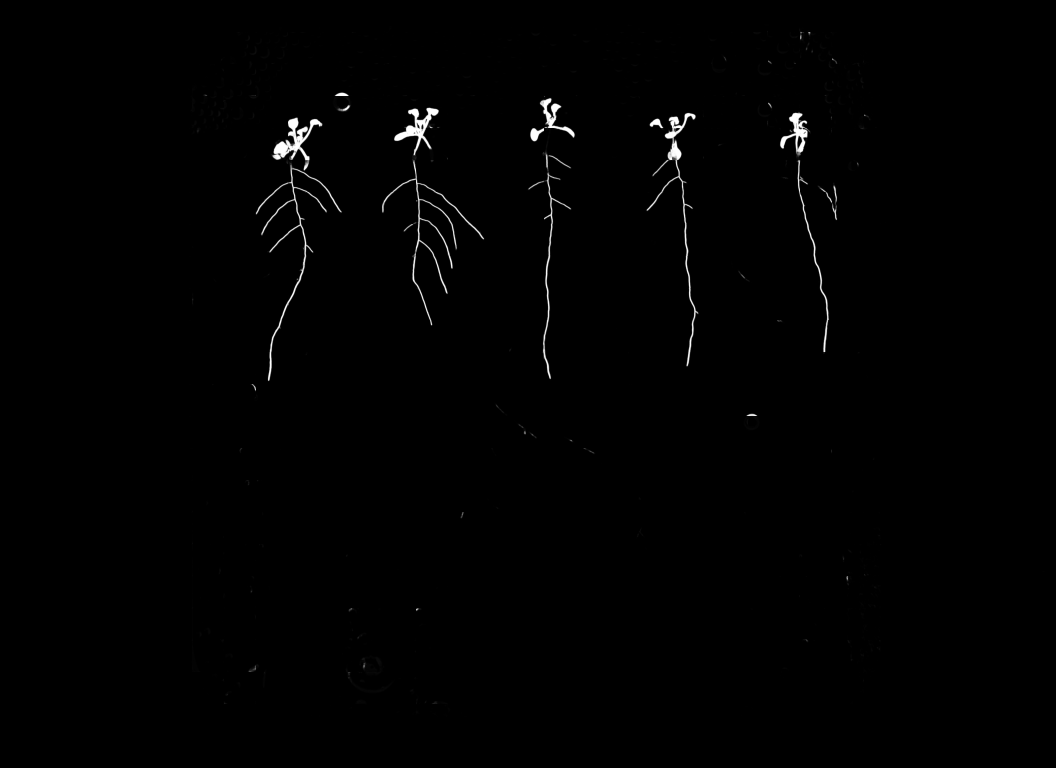
#> input picture Artificial Intelligence Scientist - Computer Vision & Robotics NPEC/1. Computer Vision/Task5/predicted_masks_all/combined_mask_13.png, 4224 x 3072 px, found by its file name (shown at 1/4 size)
$ jupyter execute --allow-errors task_5_tests.ipynb
#> lines starting #> are read from the running program, lines starting #| are printed output that depends on the picture; after the words box and inside, x2 and y2 are one past the last pixel; in counts of white or black regions, pixels touching at a corner belong together
[cell 1]
import cv2
import skimage

import matplotlib.pyplot as plt
import numpy as np

import cv2
import numpy as np
import os

[cell 2]
# Paths to predicted masks for roots, seeds, and shoots
root_mask_path = r'C:\Users\domin\Desktop\Year 2 Block B\2023-24b-fai2-adsai-DominikSzewczyk224180\1. Computer Vision\Task4\predicted_masks\predicted_masks_root'
seed_mask_path = r'C:\Users\domin\Desktop\Year 2 Block B\2023-24b-fai2-adsai-DominikSzewczyk224180\1. Computer Vision\Task4\predicted_masks\predicted_masks_seed'
shoot_mask_path = r'C:\Users\domin\Desktop\Year 2 Block B\2023-24b-fai2-adsai-DominikSzewczyk224180\1. Computer Vision\Task4\predicted_masks\predicted_masks_shoot'

# Function to load masks from a directory
def load_masks_from_directory(directory):
    masks = []
    for filename in os.listdir(directory):
        mask = cv2.imread(os.path.join(directory, filename), cv2.IMREAD_GRAYSCALE)
        masks.append(mask)
    return masks

# Load masks for roots, seeds, and shoots
#> (the rest of this cell did not finish here and is left out)

[cell 3]
# Directories containing the masks
root_directory = r'C:\Users\domin\Desktop\Year 2 Block B\2023-24b-fai2-adsai-DominikSzewczyk224180\1. Computer Vision\Task4\predicted_masks\predicted_masks_root'
seed_directory = r'C:\Users\domin\Desktop\Year 2 Block B\2023-24b-fai2-adsai-DominikSzewczyk224180\1. Computer Vision\Task4\predicted_masks\predicted_masks_seed'
shoot_directory = r'C:\Users\domin\Desktop\Year 2 Block B\2023-24b-fai2-adsai-DominikSzewczyk224180\1. Computer Vision\Task4\predicted_masks\predicted_masks_shoot'

output_directory = r'C:\Users\domin\Desktop\Year 2 Block B\2023-24b-fai2-adsai-DominikSzewczyk224180\1. Computer Vision\Task5\predicted_masks_all'

# Function to combine masks pairwise from each directory and save the results
def combine_pairwise_masks(root_dir, seed_dir, shoot_dir, output_dir):
    root_files = os.listdir(root_dir)
    seed_files = os.listdir(seed_dir)
    shoot_files = os.listdir(shoot_dir)

    num_masks = min(len(root_files), len(seed_files), len(shoot_files))

    for i in range(num_masks):
        root_mask = cv2.imread(os.path.join(root_dir, root_files[i]), cv2.IMREAD_GRAYSCALE)
        seed_mask = cv2.imread(os.path.join(seed_dir, seed_files[i]), cv2.IMREAD_GRAYSCALE)
        shoot_mask = cv2.imread(os.path.join(shoot_dir, shoot_files[i]), cv2.IMREAD_GRAYSCALE)

        combined_mask = cv2.bitwise_or(root_mask, seed_mask)
        combined_mask = cv2.bitwise_or(combined_mask, shoot_mask)

        cv2.imwrite(os.path.join(output_dir, f'combined_mask_{i}.png'), combined_mask)

# Combine masks pairwise from each directory
#> (the rest of this cell did not finish here and is left out)

[cell 4]
plant_1 = cv2.imread(r"C:\Users\domin\Desktop\Year 2 Block B\2023-24b-fai2-adsai-DominikSzewczyk224180\1. Computer Vision\Task5\predicted_masks_all\combined_mask_13.png")
#> plant_1 is the input picture: shape (3072, 4224, 3); min 0, max 255, mean 1.6
plant_1 = cv2.cvtColor(plant_1, cv2.COLOR_BGR2GRAY)
#> plant_1: shape (3072, 4224)
plant_1 = cv2.medianBlur(plant_1, 5)

plant_1 = plant_1[230:-300, 675:-675]
#> plant_1: shape (2542, 2874)

th, thresholded_1 = cv2.threshold(plant_1, 5, 255, cv2.THRESH_BINARY)
#> thresholded_1: shape (2542, 2874); 2% white; 200 white regions (65 under 20 px), largest, box (x1, y1, x2, y2) and area: (346, 239, 693, 1296) 34584, (852, 199, 1263, 1074) 31522, (1909, 220, 2121, 1238) 20083
retval_1, labels_1 = cv2.connectedComponents(thresholded_1)
#> labels_1: shape (2542, 2874) int32; 201 distinct labels, from 0 to 200
#> retval_1 = 201

[cell 5]
# Filter connected components to keep only the five largest objects
sizes = [np.sum(labels_1 == i) for i in range(1, retval_1)]
#> sizes = 200 values, max 34584 at index 81, min 1 at index 38, mean 737.8
largest_indices = np.argsort(sizes)[::-1][:5]  # Indices of the largest five components
#> largest_indices = [81, 68, 77, 75, 97]

# Create a mask to select only the five largest components on the thresholded image
mask_thresholded = np.zeros_like(thresholded_1, dtype=np.uint8)
for idx in largest_indices:
    mask_thresholded[labels_1 == idx + 1] = 255  # Set pixels belonging to the five largest components to white
#> this loop made 5 passes
#> idx on passes 1 to 5: 81, 68, 77, 75, 97
#> mask_thresholded: shape (2542, 2874); 1.6% white; 5 white regions, box (x1, y1, x2, y2) and area: (346, 239, 693, 1296) 34584, (852, 199, 1263, 1074) 31522, (1909, 220, 2121, 1238) 20083, (2444, 216, 2642, 1185) 17785, (1435, 334, 1611, 1288) 12350

# Apply the mask to the thresholded image
masked_thresholded_1 = cv2.bitwise_and(thresholded_1, thresholded_1, mask=mask_thresholded)

plt.imshow(masked_thresholded_1, cmap='gray')

[cell 6]
retval, labels = cv2.connectedComponents(masked_thresholded_1)
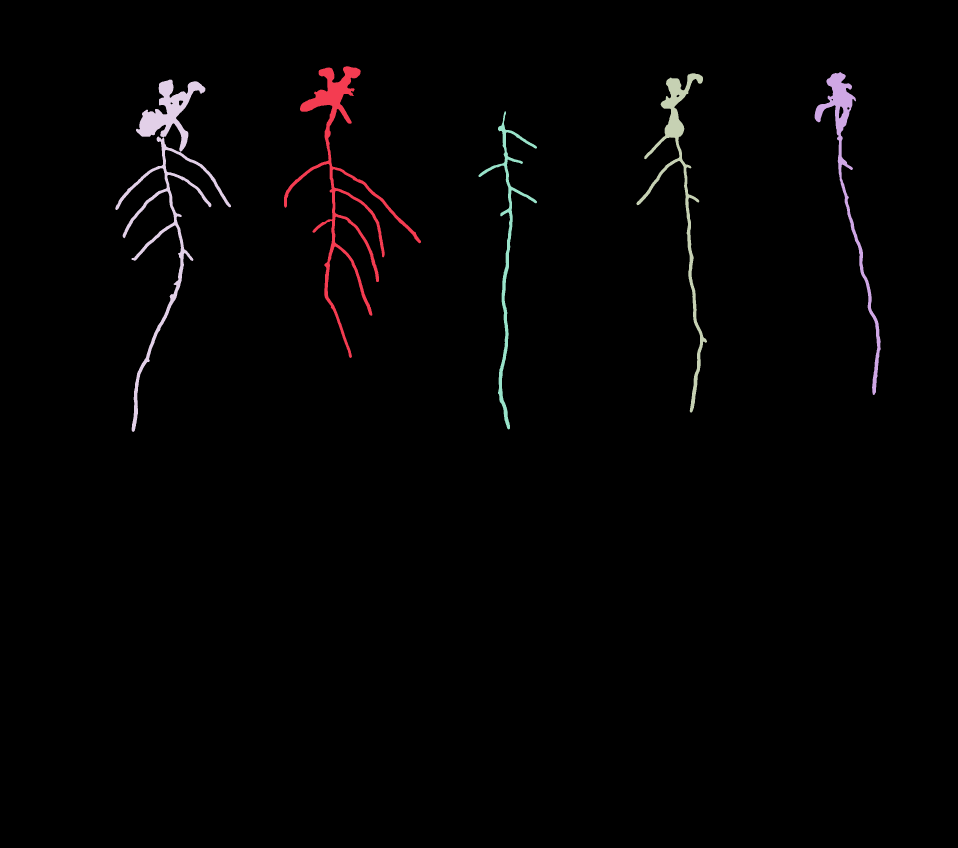
#> labels: shape (2542, 2874) int32 (shown at 1/3 size); 6 distinct labels, from 0 to 5; one colour per label, 0 black
#> retval = 6
plt.imshow(labels)
plt.colorbar()

---

[cell 7]
plant_2 = cv2.imread(r"C:\Users\domin\Desktop\Year 2 Block B\2023-24b-fai2-adsai-DominikSzewczyk224180\1. Computer Vision\Task5\predicted_masks_all\combined_mask_2.png")
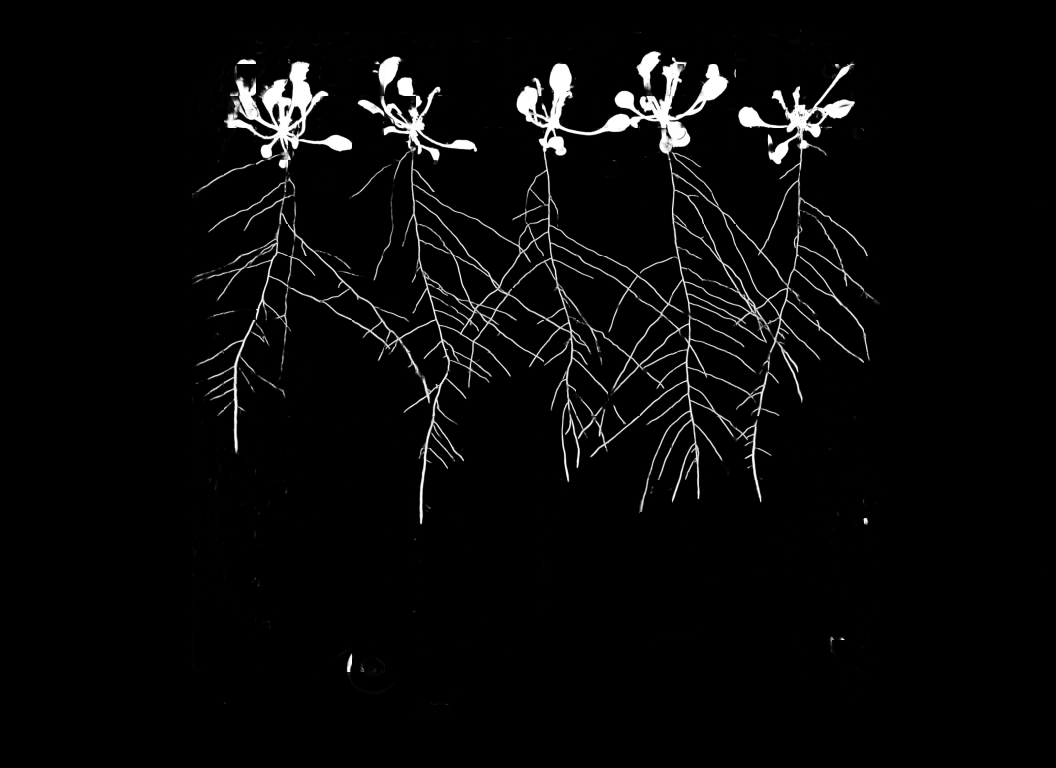
#> input picture Artificial Intelligence Scientist - Computer Vision & Robotics NPEC/1. Computer Vision/Task5/predicted_masks_all/combined_mask_2.png, 4224 x 3072 px, found by its file name (shown at 1/4 size)
#> plant_2 is the input picture: shape (3072, 4224, 3); min 0, max 255, mean 8.6

[cell 8]
import cv2
import numpy as np
import matplotlib.pyplot as plt

# Load the combined mask
combined_mask = cv2.imread(r"C:\Users\domin\Desktop\Year 2 Block B\2023-24b-fai2-adsai-DominikSzewczyk224180\1. Computer Vision\Task5\predicted_masks_all\combined_mask_2.png", cv2.IMREAD_GRAYSCALE)


# Add thicker black vertical lines at specified x-coordinates
cv2.line(combined_mask, (1377, 0), (1350, combined_mask.shape[0]), (0, 0, 0), thickness=5)
cv2.line(combined_mask, (1895, 0), (2000, combined_mask.shape[0]), (0, 0, 0), thickness=5)
cv2.line(combined_mask, (2415, 0), (2500, combined_mask.shape[0]), (0, 0, 0), thickness=5)
cv2.line(combined_mask, (2920, 0), (3000, combined_mask.shape[0]), (0, 0, 0), thickness=5)

# Apply thresholding to reduce noise
_, thresholded = cv2.threshold(combined_mask, 10, 255, cv2.THRESH_BINARY)
#> thresholded: shape (3072, 4224); 5.2% white; 393 white regions (248 under 20 px), largest, box (x1, y1, x2, y2) and area: (2432, 203, 2963, 2055) 158866, (768, 234, 1369, 1821) 135283, (1370, 225, 1944, 2100) 122377


# Perform morphological operations (erosion and dilation) to refine the mask
kernel = np.ones((5, 5), np.uint8)
morphed = cv2.morphologyEx(thresholded, cv2.MORPH_CLOSE, kernel)
#> morphed: shape (3072, 4224); 5.3% white; 255 white regions (134 under 20 px), largest, box (x1, y1, x2, y2) and area: (2432, 203, 2963, 2055) 161207, (768, 234, 1369, 1821) 141578, (1370, 225, 1944, 2100) 127210
morphed = cv2.morphologyEx(morphed, cv2.MORPH_OPEN, kernel)
#> morphed: shape (3072, 4224); 5.2% white; 97 white regions

# Find contours in the processed mask
contours, _ = cv2.findContours(morphed, cv2.RETR_EXTERNAL, cv2.CHAIN_APPROX_SIMPLE)
#> contours = 95 contours, 10 with area under 20; largest, box (x1, y1, x2, y2) and area: (2432, 203, 2962, 2049) 227828, (1370, 225, 1944, 2098) 217912, (1930, 248, 2460, 1929) 205282, (2948, 244, 3520, 1668) 169454, (768, 243, 1369, 1820) 148256

# Sort contours based on contour area
contours = sorted(contours, key=cv2.contourArea, reverse=True)[:5]  # Limit to top 5 contours
#> contours = 5 contours; box (x1, y1, x2, y2) and area: (2432, 203, 2962, 2049) 227828, (1370, 225, 1944, 2098) 217912, (1930, 248, 2460, 1929) 205282, (2948, 244, 3520, 1668) 169454, (768, 243, 1369, 1820) 148256

# Assign unique IDs to each instance
instance_id = 0
for contour in contours:
    # Calculate the area of the contour to filter out noise
    area = cv2.contourArea(contour)
    if area > 100:  # Adjust the threshold as needed to filter out smaller areas (noise)
        # Draw a bounding box around the contour with a brighter color for each instance
        x, y, w, h = cv2.boundingRect(contour)
        cv2.putText(combined_mask, str(instance_id), (x, y - 10), cv2.FONT_HERSHEY_SIMPLEX, 0.5, (255, 255, 255), 2)
        cv2.rectangle(combined_mask, (x, y), (x + w, y + h), (255, 255, 255), 3)  # Increased thickness and brighter color
        instance_id += 1
#> this loop made 5 passes
#> (area, x, y, w, h) on passes 1 to 5: (227827.5, 2432, 203, 530, 1846), (217911.5, 1370, 225, 574, 1873), (205281.5, 1930, 248, 530, 1681), (169453.5, 2948, 244, 572, 1424), (148256.5, 768, 243, 601, 1577)
#> after the loop, instance_id = 5


# Display the instance segmentation result with more visible bounding boxes and larger black lines using matplotlib
plt.imshow(combined_mask, cmap='gray')
plt.axis('off')  # Hide axis
plt.show()

[cell 9]
import numpy as np
import matplotlib.pyplot as plt

# Load the combined mask
combined_mask = cv2.imread(r"C:\Users\domin\Desktop\Year 2 Block B\2023-24b-fai2-adsai-DominikSzewczyk224180\1. Computer Vision\Task5\predicted_masks_all\combined_mask_11.png", cv2.IMREAD_GRAYSCALE)
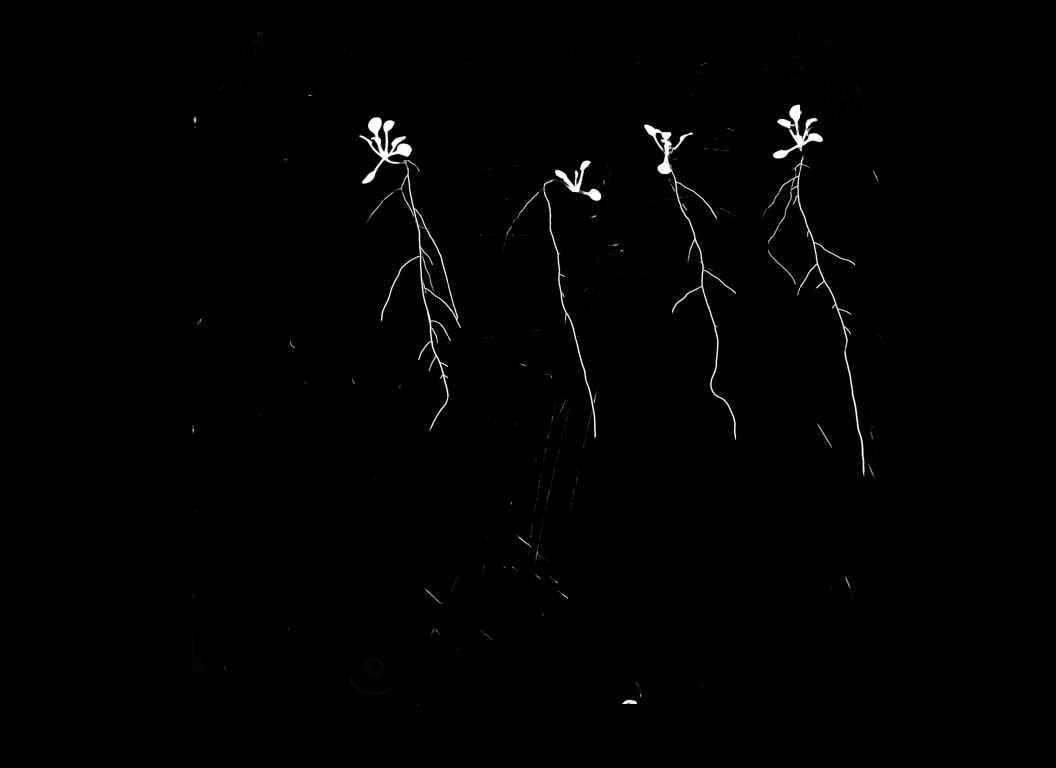
#> input picture Artificial Intelligence Scientist - Computer Vision & Robotics NPEC/1. Computer Vision/Task5/predicted_masks_all/combined_mask_11.png, 4224 x 3072 px, found by its file name (shown at 1/4 size)
#> combined_mask is the input picture: shape (3072, 4224); min 0, max 255, mean 1.8


# Add thicker black vertical lines at specified x-coordinates
cv2.line(combined_mask, (1377, 0), (1350, combined_mask.shape[0]), (0, 0, 0), thickness=5)
cv2.line(combined_mask, (1895, 0), (2000, combined_mask.shape[0]), (0, 0, 0), thickness=5)
cv2.line(combined_mask, (2415, 0), (2500, combined_mask.shape[0]), (0, 0, 0), thickness=5)
cv2.line(combined_mask, (2920, 0), (3000, combined_mask.shape[0]), (0, 0, 0), thickness=5)

# Apply thresholding to reduce noise
_, thresholded = cv2.threshold(combined_mask, 10, 255, cv2.THRESH_BINARY)
#> thresholded: shape (3072, 4224); 1.2% white; 329 white regions (172 under 20 px), largest, box (x1, y1, x2, y2) and area: (1436, 468, 1845, 1729) 45728, (3047, 415, 3461, 1909) 37060, (2575, 497, 2947, 1762) 26656


# Perform morphological operations (erosion and dilation) to refine the mask
kernel = np.ones((5, 5), np.uint8)
morphed = cv2.morphologyEx(thresholded, cv2.MORPH_CLOSE, kernel)
#> morphed: shape (3072, 4224); 1.2% white; 253 white regions (113 under 20 px), largest, box (x1, y1, x2, y2) and area: (1436, 468, 1845, 1729) 46402, (3047, 415, 3461, 1909) 37545, (2575, 497, 2947, 1762) 27083
morphed = cv2.morphologyEx(morphed, cv2.MORPH_OPEN, kernel)
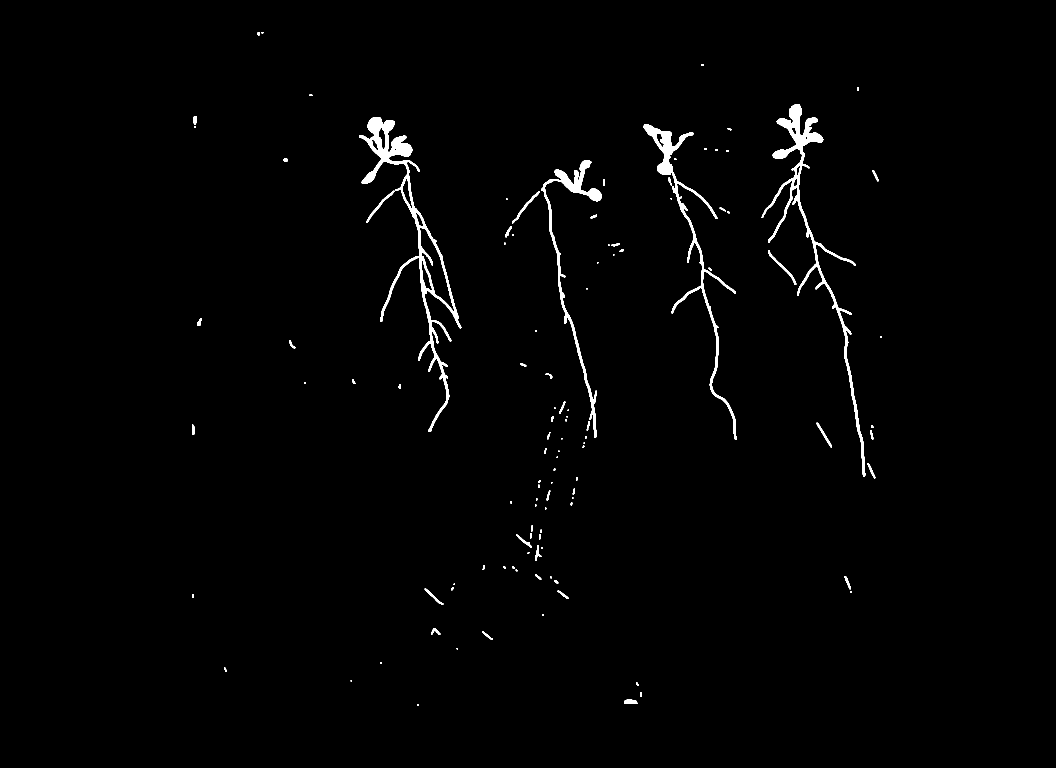
#> morphed: shape (3072, 4224) (shown at 1/4 size); 1.1% white; 119 white regions

# Find contours in the processed mask
contours, _ = cv2.findContours(morphed, cv2.RETR_EXTERNAL, cv2.CHAIN_APPROX_SIMPLE)
#> contours = 119 contours, 15 with area under 20; largest, box (x1, y1, x2, y2) and area: (1437, 468, 1845, 1726) 64909, (3047, 416, 3461, 1907) 34389, (2575, 497, 2946, 1759) 25348, (2164, 641, 2406, 1752) 18524, (3072, 1001, 3185, 1139) 1180

# Sort contours based on contour area
contours = sorted(contours, key=cv2.contourArea, reverse=True)[:5]  # Limit to top 5 contours
#> contours = 5 contours; box (x1, y1, x2, y2) and area: (1437, 468, 1845, 1726) 64909, (3047, 416, 3461, 1907) 34389, (2575, 497, 2946, 1759) 25348, (2164, 641, 2406, 1752) 18524, (3072, 1001, 3185, 1139) 1180

# Assign unique IDs to each instance
instance_id = 0
for contour in contours:
    # Calculate the area of the contour to filter out noise
    area = cv2.contourArea(contour)
    if area > 100:  # Adjust the threshold as needed to filter out smaller areas (noise)
        # Draw a bounding box around the contour with a brighter color for each instance
        x, y, w, h = cv2.boundingRect(contour)
        cv2.putText(combined_mask, str(instance_id), (x, y - 10), cv2.FONT_HERSHEY_SIMPLEX, 0.5, (255, 255, 255), 2)
        cv2.rectangle(combined_mask, (x, y), (x + w, y + h), (255, 255, 255), 3)  # Increased thickness and brighter color
        instance_id += 1
#> this loop made 5 passes
#> (area, x, y, w, h) on passes 1 to 5: (64909, 1437, 468, 408, 1258), (34389, 3047, 416, 414, 1491), (25348, 2575, 497, 371, 1262), (18524.5, 2164, 641, 242, 1111), (1180.5, 3072, 1001, 113, 138)
#> after the loop, instance_id = 5


# Display the instance segmentation result with more visible bounding boxes and larger black lines using matplotlib
plt.imshow(combined_mask, cmap='gray')
plt.axis('off')  # Hide axis
plt.show()

[cell 10]
import cv2
import numpy as np
import matplotlib.pyplot as plt

# Load the combined mask
combined_mask = cv2.imread(r"C:\Users\domin\Desktop\Year 2 Block B\2023-24b-fai2-adsai-DominikSzewczyk224180\1. Computer Vision\Task5\predicted_masks_all\combined_mask_11.png", cv2.IMREAD_GRAYSCALE)

# Apply thresholding to reduce noise
_, thresholded = cv2.threshold(combined_mask, 10, 255, cv2.THRESH_BINARY)

plt.imshow(thresholded, cmap='gray')

[cell 11]
plt.imshow(thresholded, cmap='gray')

[cell 12]
import cv2
import numpy as np
import matplotlib.pyplot as plt

# Load the combined mask
combined_mask = cv2.imread(r"C:\Users\domin\Desktop\Year 2 Block B\2023-24b-fai2-adsai-DominikSzewczyk224180\1. Computer Vision\Task5\predicted_masks_all\combined_mask_11.png", cv2.IMREAD_GRAYSCALE)

# Apply thresholding to reduce noise
_, thresholded = cv2.threshold(combined_mask, 10, 255, cv2.THRESH_BINARY)

# Perform morphological operations (erosion and dilation) to refine the mask
kernel = np.ones((5, 5), np.uint8)
morphed = cv2.morphologyEx(thresholded, cv2.MORPH_CLOSE, kernel)
morphed = cv2.morphologyEx(morphed, cv2.MORPH_OPEN, kernel)
#> morphed: shape (3072, 4224); 1.1% white; 121 white regions

# Find contours in the processed mask
contours, _ = cv2.findContours(morphed, cv2.RETR_EXTERNAL, cv2.CHAIN_APPROX_SIMPLE)
#> contours = 121 contours, 16 with area under 20; largest, box (x1, y1, x2, y2) and area: (1437, 468, 1845, 1726) 64909, (3047, 416, 3461, 1907) 34389, (2575, 497, 2946, 1759) 25348, (2164, 641, 2406, 1752) 18524, (3072, 1001, 3185, 1139) 1180

# Filter out small noise contours
filtered_contours = [contour for contour in contours if cv2.contourArea(contour) > 5000]
#> filtered_contours = 4 contours; box (x1, y1, x2, y2) and area: (1437, 468, 1845, 1726) 64909, (3047, 416, 3461, 1907) 34389, (2575, 497, 2946, 1759) 25348, (2164, 641, 2406, 1752) 18524

# Sort contours based on contour area and limit to the number of significant contours found
contours_to_use = sorted(filtered_contours, key=cv2.contourArea, reverse=True)[:len(filtered_contours)]
#> contours_to_use has the same summary as filtered_contours

# Assign unique IDs to each instance
instance_id = 0
for contour in contours_to_use:
    # Draw a bounding box around the contour with a brighter color for each instance
    x, y, w, h = cv2.boundingRect(contour)
    cv2.putText(combined_mask, str(instance_id), (x, y - 10), cv2.FONT_HERSHEY_SIMPLEX, 0.5, (255, 255, 255), 2)
    cv2.rectangle(combined_mask, (x, y), (x + w, y + h), (255, 255, 255), 3)  # Increased thickness and brighter color
    instance_id += 1
#> this loop made 4 passes
#> (x, y, w, h) on passes 1 to 4: (1437, 468, 408, 1258), (3047, 416, 414, 1491), (2575, 497, 371, 1262), (2164, 641, 242, 1111)
#> after the loop, instance_id = 4

# Add thicker black vertical lines at specified x-coordinates
cv2.line(combined_mask, (1377, 0), (1350, combined_mask.shape[0]), (0, 0, 0), thickness=5)
cv2.line(combined_mask, (1895, 0), (2000, combined_mask.shape[0]), (0, 0, 0), thickness=5)
cv2.line(combined_mask, (2415, 0), (2500, combined_mask.shape[0]), (0, 0, 0), thickness=5)
cv2.line(combined_mask, (2920, 0), (3000, combined_mask.shape[0]), (0, 0, 0), thickness=5)

# Display the instance segmentation result with more visible bounding boxes and larger black lines using matplotlib
plt.imshow(combined_mask, cmap='gray')
plt.axis('off')  # Hide axis
plt.show()
